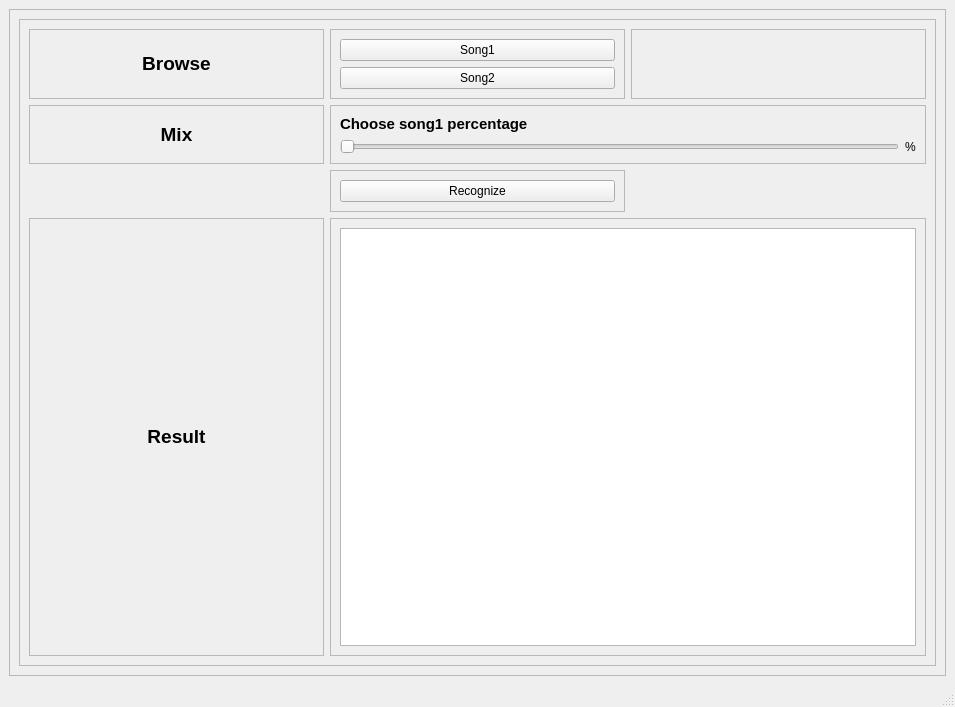
<?xml version="1.0" encoding="UTF-8"?>
<ui version="4.0">
 <class>MainWindow</class>
 <widget class="QMainWindow" name="MainWindow">
  <property name="geometry">
   <rect>
    <x>0</x>
    <y>0</y>
    <width>955</width>
    <height>707</height>
   </rect>
  </property>
  <property name="windowTitle">
   <string>MainWindow</string>
  </property>
  <widget class="QWidget" name="centralwidget">
   <layout class="QVBoxLayout" name="verticalLayout">
    <item>
     <widget class="QScrollArea" name="scrollArea">
      <property name="widgetResizable">
       <bool>true</bool>
      </property>
      <widget class="QWidget" name="scrollAreaWidgetContents">
       <property name="geometry">
        <rect>
         <x>0</x>
         <y>0</y>
         <width>931</width>
         <height>632</height>
        </rect>
       </property>
       <layout class="QVBoxLayout" name="verticalLayout_2">
        <item>
         <widget class="QFrame" name="frame">
          <property name="minimumSize">
           <size>
            <width>800</width>
            <height>600</height>
           </size>
          </property>
          <property name="frameShape">
           <enum>QFrame::StyledPanel</enum>
          </property>
          <property name="frameShadow">
           <enum>QFrame::Raised</enum>
          </property>
          <layout class="QGridLayout" name="gridLayout_2">
           <item row="4" column="1" colspan="2">
            <widget class="QFrame" name="frame_9">
             <property name="frameShape">
              <enum>QFrame::StyledPanel</enum>
             </property>
             <property name="frameShadow">
              <enum>QFrame::Raised</enum>
             </property>
             <layout class="QVBoxLayout" name="verticalLayout_9">
              <item>
               <widget class="QTableWidget" name="resultsTable">
                <property name="enabled">
                 <bool>true</bool>
                </property>
                <property name="maximumSize">
                 <size>
                  <width>1000</width>
                  <height>600</height>
                 </size>
                </property>
                <property name="sizeAdjustPolicy">
                 <enum>QAbstractScrollArea::AdjustToContents</enum>
                </property>
                <property name="editTriggers">
                 <set>QAbstractItemView::NoEditTriggers</set>
                </property>
                <property name="alternatingRowColors">
                 <bool>false</bool>
                </property>
                <property name="rowCount">
                 <number>0</number>
                </property>
                <property name="columnCount">
                 <number>0</number>
                </property>
                <attribute name="horizontalHeaderVisible">
                 <bool>true</bool>
                </attribute>
               </widget>
              </item>
             </layout>
            </widget>
           </item>
           <item row="1" column="1" colspan="2">
            <widget class="QFrame" name="frame_7">
             <property name="frameShape">
              <enum>QFrame::StyledPanel</enum>
             </property>
             <property name="frameShadow">
              <enum>QFrame::Raised</enum>
             </property>
             <layout class="QGridLayout" name="gridLayout">
              <item row="1" column="0">
               <widget class="QSlider" name="slider">
                <property name="maximumSize">
                 <size>
                  <width>700</width>
                  <height>16777215</height>
                 </size>
                </property>
                <property name="orientation">
                 <enum>Qt::Horizontal</enum>
                </property>
               </widget>
              </item>
              <item row="0" column="0">
               <widget class="QLabel" name="label_6">
                <property name="text">
                 <string>&lt;html&gt;&lt;head/&gt;&lt;body&gt;&lt;p&gt;&lt;span style=&quot; font-size:11pt; font-weight:600;&quot;&gt;Choose song1 percentage&lt;/span&gt;&lt;/p&gt;&lt;/body&gt;&lt;/html&gt;</string>
                </property>
               </widget>
              </item>
              <item row="1" column="1">
               <widget class="QLabel" name="slider_percentage">
                <property name="text">
                 <string>%</string>
                </property>
               </widget>
              </item>
             </layout>
            </widget>
           </item>
           <item row="0" column="0">
            <widget class="QFrame" name="frame_2">
             <property name="frameShape">
              <enum>QFrame::StyledPanel</enum>
             </property>
             <property name="frameShadow">
              <enum>QFrame::Raised</enum>
             </property>
             <layout class="QVBoxLayout" name="verticalLayout_3">
              <item>
               <widget class="QLabel" name="label">
                <property name="text">
                 <string>&lt;html&gt;&lt;head/&gt;&lt;body&gt;&lt;p&gt;&lt;span style=&quot; font-size:14pt; font-weight:600;&quot;&gt;Browse&lt;/span&gt;&lt;/p&gt;&lt;/body&gt;&lt;/html&gt;</string>
                </property>
                <property name="alignment">
                 <set>Qt::AlignCenter</set>
                </property>
               </widget>
              </item>
             </layout>
            </widget>
           </item>
           <item row="1" column="0">
            <widget class="QFrame" name="frame_3">
             <property name="frameShape">
              <enum>QFrame::StyledPanel</enum>
             </property>
             <property name="frameShadow">
              <enum>QFrame::Raised</enum>
             </property>
             <layout class="QVBoxLayout" name="verticalLayout_5">
              <item>
               <widget class="QLabel" name="label_2">
                <property name="text">
                 <string>&lt;html&gt;&lt;head/&gt;&lt;body&gt;&lt;p&gt;&lt;span style=&quot; font-size:14pt; font-weight:600;&quot;&gt;Mix&lt;/span&gt;&lt;/p&gt;&lt;/body&gt;&lt;/html&gt;</string>
                </property>
                <property name="alignment">
                 <set>Qt::AlignCenter</set>
                </property>
               </widget>
              </item>
             </layout>
            </widget>
           </item>
           <item row="0" column="2">
            <widget class="QFrame" name="frame_6">
             <property name="frameShape">
              <enum>QFrame::StyledPanel</enum>
             </property>
             <property name="frameShadow">
              <enum>QFrame::Raised</enum>
             </property>
             <layout class="QVBoxLayout" name="verticalLayout_7">
              <item>
               <widget class="QLabel" name="song1_name">
                <property name="maximumSize">
                 <size>
                  <width>600</width>
                  <height>16777215</height>
                 </size>
                </property>
                <property name="text">
                 <string/>
                </property>
               </widget>
              </item>
              <item>
               <widget class="QLabel" name="song2_name">
                <property name="maximumSize">
                 <size>
                  <width>600</width>
                  <height>16777215</height>
                 </size>
                </property>
                <property name="text">
                 <string/>
                </property>
               </widget>
              </item>
             </layout>
            </widget>
           </item>
           <item row="0" column="1">
            <widget class="QFrame" name="frame_5">
             <property name="frameShape">
              <enum>QFrame::StyledPanel</enum>
             </property>
             <property name="frameShadow">
              <enum>QFrame::Raised</enum>
             </property>
             <layout class="QVBoxLayout" name="verticalLayout_6">
              <item>
               <widget class="QPushButton" name="open_song1">
                <property name="maximumSize">
                 <size>
                  <width>300</width>
                  <height>16777215</height>
                 </size>
                </property>
                <property name="text">
                 <string>Song1</string>
                </property>
               </widget>
              </item>
              <item>
               <widget class="QPushButton" name="open_song2">
                <property name="maximumSize">
                 <size>
                  <width>300</width>
                  <height>16777215</height>
                 </size>
                </property>
                <property name="text">
                 <string>Song2</string>
                </property>
               </widget>
              </item>
             </layout>
            </widget>
           </item>
           <item row="4" column="0">
            <widget class="QFrame" name="frame_4">
             <property name="frameShape">
              <enum>QFrame::StyledPanel</enum>
             </property>
             <property name="frameShadow">
              <enum>QFrame::Raised</enum>
             </property>
             <layout class="QVBoxLayout" name="verticalLayout_4">
              <item>
               <widget class="QLabel" name="label_3">
                <property name="text">
                 <string>&lt;html&gt;&lt;head/&gt;&lt;body&gt;&lt;p&gt;&lt;span style=&quot; font-size:14pt; font-weight:600;&quot;&gt;Result&lt;/span&gt;&lt;/p&gt;&lt;/body&gt;&lt;/html&gt;</string>
                </property>
                <property name="alignment">
                 <set>Qt::AlignCenter</set>
                </property>
               </widget>
              </item>
             </layout>
            </widget>
           </item>
           <item row="2" column="1">
            <widget class="QFrame" name="frame_8">
             <property name="frameShape">
              <enum>QFrame::StyledPanel</enum>
             </property>
             <property name="frameShadow">
              <enum>QFrame::Raised</enum>
             </property>
             <layout class="QVBoxLayout" name="verticalLayout_8">
              <item>
               <widget class="QPushButton" name="Recognize">
                <property name="maximumSize">
                 <size>
                  <width>300</width>
                  <height>100</height>
                 </size>
                </property>
                <property name="text">
                 <string>Recognize</string>
                </property>
               </widget>
              </item>
             </layout>
            </widget>
           </item>
          </layout>
         </widget>
        </item>
       </layout>
      </widget>
     </widget>
    </item>
   </layout>
  </widget>
  <widget class="QMenuBar" name="menubar">
   <property name="geometry">
    <rect>
     <x>0</x>
     <y>0</y>
     <width>955</width>
     <height>26</height>
    </rect>
   </property>
  </widget>
  <widget class="QStatusBar" name="statusbar"/>
 </widget>
 <resources/>
 <connections/>
</ui>
